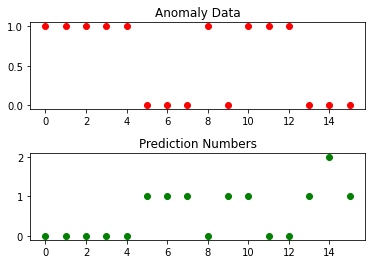

Generate this figure with Python:
# -*- coding: utf-8 -*-
"""
Created on Fri Jul 17 12:28:46 2020

This is a very basic sequence example with no noise, showing that the TM
can learn simple patterns like A B C D and A B D C.

In this script we encode four scalar values and train an SP to represent them.

(Theoretically it's not even necessary to train an SP, we could just send the
 encodings directly to the TM. But I digress.)

Then we show four sequences of inputs to the TM.
1) A B C D
2) A B C D
3) A B D C
4) A B D C

Then we plot the anomaly scores and the number of predictions made at each step.

The comments at the end help to interpret the plots.

@author: Carlton
"""

import random as rand
import numpy as np
import math
import matplotlib.pyplot as plt
import random as rand
from PyHTM import *


#Define the encoder
enc = ScalarEncoder(n=1000,w=40,minval=0,maxval=1)

#Define the SP
sp = SpatialPooler(input_dim=(enc.n,), boost_str=1)

#Train the SP to recognize 4 different values
A = enc.encode(0.1)
B = enc.encode(0.3)
C = enc.encode(0.9)
D = enc.encode(0.5)
inputs = [A, B, C, D]
for i, encoding in enumerate(inputs*30):
    sp.process_input(encoding)
    
#Instantiate the TM
at = AnomalyTracker()
tm = TemporalMemory(spatial_pooler = sp, anomaly_tracker = at, num_cells=4,stimulus_thresh=4)

#Run the A B C D sequence once, then reset.
#Resetting tells the TM that the sequence is ended.
tm.process_input(A)
tm.process_input(B)
tm.process_input(C)
tm.process_input(D)
tm.reset()

#The TM should now have learned the pattern A B C D
#Let's run it again to see if it learned. (We will make some figures later)
tm.process_input(A)
tm.process_input(B)
tm.process_input(C)
tm.process_input(D)
tm.reset()

#Now let's throw a wrench into the mix by introducing the new pattern A B D C
tm.process_input(A)
tm.process_input(B)
tm.process_input(D)
tm.process_input(C)
tm.reset()

#Now that the system has learned TWO patterns, let's run one of the patterns
#one last time, and then we'll plot some data
tm.process_input(A)
tm.process_input(B)
tm.process_input(D)
tm.process_input(C)
tm.reset()

#Now we'll plot some results.
fig, (ax1,ax2) = plt.subplots(2,1)
plt.subplots_adjust(hspace=0.5)

#First, let's plot the anomaly scores.
#This measures the ratio of *correctly* predictive cells to total active cells.
#If it's 0, the input was a complete surprise (or the TM is still learning the sequence)
#If it's 1, the input was completely expected.
#It can also be in between 0 and 1, but for this simple pattern it shouldn't be.
ax1.scatter(range(16),at.scores,c='red')
ax1.set_title('Anomaly Data')

#Let's also plot the ratio of total predictive cells to total active cells
#This ratio indicates how many *different* predictions the system was making
#before it saw the current input.
ax2.scatter(range(16),at.prediction_num,c='green')
ax2.set_title('Prediction Numbers')

#First, let's examine the anomaly scores.
#Note that every fourth input, starting with the first one, is anomalous.
#That's because we reset at the end of every sequence, so the system is never
#predicting an A.

### The first 4 points
#Now notice that the entire first sequence is anomalous. That's because
#the system has never before seen the pattern A B C D. 

### The next 4 points
#But after the pattern completes the first time, when it sees A B C D for the 
#second time it knows what to expect after A.

### The next 4 points
#Then it sees A for the third time, and expects a B, which is correct.
#However, it then sees D C instead of C D, which is anomalous.

### The last 4 points
#Finally, it sees A B D C a second time, and this time it recognizes the sequence.

#Now let's look at the prediction numbers. This indicates how many different
#values it is predicting. Note again that the system never knows how to predict A.

### The first 4 points
#The system hasn't learned anything so it makes no predictions.

### The next 4 points
#After A, it makes exactly one prediction for B, C and D in order.

### The next 4 points
#After A, it again predicts B and C. But when it sees D instead of C, it makes
#no prediction for the last value because it has never seen anything follow after D.

### The last 4 points
#After seeing the sequence A B D C for the first time in the last set,
#it now makes two predictions after B. It might be C, it might be D!
#Once it has confirmed that D follows after B this time, it remembers
#from last time that C should follow B so it makes one prediction.
    
